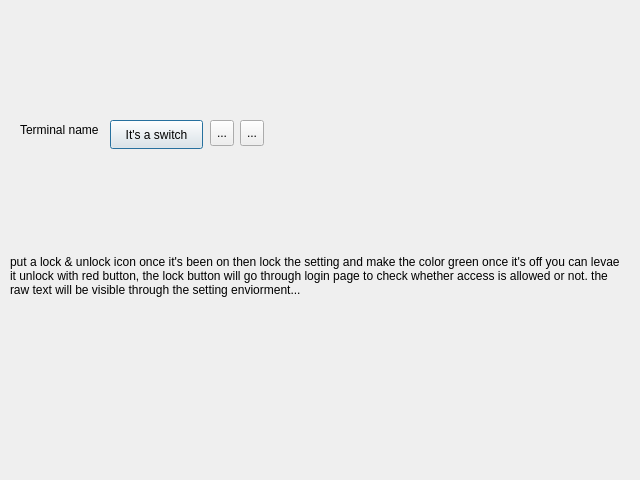
<?xml version="1.0" encoding="UTF-8"?>
<ui version="4.0">
 <class>_drone_UI</class>
 <widget class="QDialog" name="_drone_UI">
  <property name="geometry">
   <rect>
    <x>0</x>
    <y>0</y>
    <width>640</width>
    <height>480</height>
   </rect>
  </property>
  <property name="windowTitle">
   <string>Dialog</string>
  </property>
  <widget class="QToolButton" name="toolButton">
   <property name="geometry">
    <rect>
     <x>210</x>
     <y>120</y>
     <width>24</width>
     <height>26</height>
    </rect>
   </property>
   <property name="text">
    <string>...</string>
   </property>
  </widget>
  <widget class="QPushButton" name="pushButton">
   <property name="geometry">
    <rect>
     <x>110</x>
     <y>120</y>
     <width>93</width>
     <height>29</height>
    </rect>
   </property>
   <property name="text">
    <string>It's a switch</string>
   </property>
  </widget>
  <widget class="QToolButton" name="toolButton_2">
   <property name="geometry">
    <rect>
     <x>240</x>
     <y>120</y>
     <width>24</width>
     <height>26</height>
    </rect>
   </property>
   <property name="text">
    <string>...</string>
   </property>
   <property name="icon">
    <iconset resource="_drone_resources.qrc">
     <normaloff>:/resources/Icons/Password icon.png</normaloff>:/resources/Icons/Password icon.png</iconset>
   </property>
  </widget>
  <widget class="QLabel" name="label">
   <property name="geometry">
    <rect>
     <x>10</x>
     <y>200</y>
     <width>611</width>
     <height>151</height>
    </rect>
   </property>
   <property name="text">
    <string>put a lock &amp; unlock icon once it's been on then lock the setting and make the color green once it's off you can levae it unlock with red button, the lock button will go through login page to check whether access is allowed or not. the raw text will be visible through the setting enviorment...</string>
   </property>
   <property name="wordWrap">
    <bool>true</bool>
   </property>
  </widget>
  <widget class="QLabel" name="label_2">
   <property name="geometry">
    <rect>
     <x>20</x>
     <y>120</y>
     <width>81</width>
     <height>20</height>
    </rect>
   </property>
   <property name="text">
    <string>Terminal name</string>
   </property>
  </widget>
 </widget>
 <resources>
  <include location="_drone_resources.qrc"/>
 </resources>
 <connections/>
</ui>
